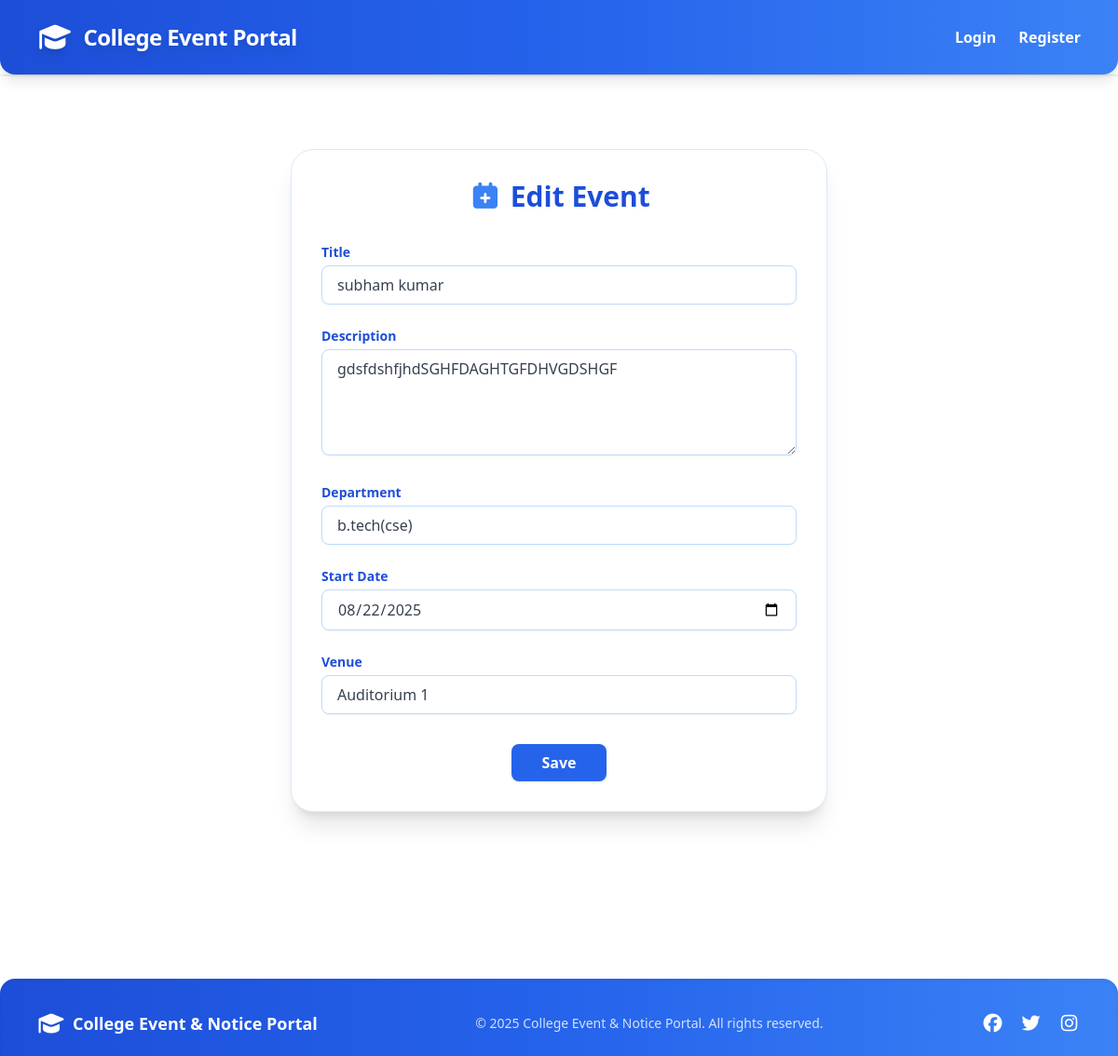
/event/edit/1, run on the app's committed database.
### app.py (models this page shows, shortened)
class Events(db.Model):
    id= db.Column(db.Integer, primary_key=True)
    title= db.Column(db.String(512))
    start_date = db.Column(db.DateTime, nullable=False, default=datetime.datetime.now)
    description =  db.Column(db.String(512))
    location = db.Column(db.String(64), nullable=False)
    department = db.Column(db.String(64))
    create_at = db.Column(db.DateTime)

### app.py (the view)
@app.route("/event/edit/<int:id>")
def edit_event(id):
    event = Events.query.get(id)
    return render_template('event/event.html', event=event)

### templates/event/event.html (shortened to what this page needs)
{% extends "layout.html" %}
{% block content %}
<div class="max-w-xl mx-auto bg-white rounded-3xl shadow-xl p-8 mt-10 border border-blue-100">
    <h1 class="text-3xl font-extrabold text-blue-700 text-center mb-8 flex items-center justify-center gap-2">
        <i class="fa-solid fa-calendar-plus text-blue-500"></i>
        Edit Event
    </h1>
    <form method="post" class="space-y-6">
        <div>
            <label for="title" class="block text-sm font-bold text-blue-700 mb-1">Title</label>
            <input type="text" name="title" id="title" placeholder="Enter event title" required value="{{event.title}}"
                class="w-full px-4 py-2 rounded-lg border border-blue-200 focus:ring-2 focus:ring-blue-400 focus:outline-none text-gray-700 shadow-sm text-base transition" />
        </div>
        <div>
            <label for="description" class="block text-sm font-bold text-blue-700 mb-1">Description</label>
            <textarea name="description" id="description" rows="4" required placeholder="Event description"
                class="w-full px-4 py-2 rounded-lg border border-blue-200 focus:ring-2 focus:ring-blue-400 focus:outline-none text-gray-700 shadow-sm text-base transition">{{ event.description }}</textarea>
        </div>
        <div>
            <label for="department" class="block text-sm font-bold text-blue-700 mb-1">Department</label>
            <input type="text" name="department" id="department" placeholder="Enter department" required
                value="{{event.department}}"
                class="w-full px-4 py-2 rounded-lg border border-blue-200 focus:ring-2 focus:ring-blue-400 focus:outline-none text-gray-700 shadow-sm text-base transition" />
        </div>
        <div>
            <label for="start_date" class="block text-sm font-bold text-blue-700 mb-1">Start Date</label>
            <input type="date" name="start_date" id="start_date" required
                value="{{ event.start_date.strftime('%Y-%m-%d') }}"
                class="w-full px-4 py-2 rounded-lg border border-blue-200 focus:ring-2 focus:ring-blue-400 focus:outline-none text-gray-700 shadow-sm text-base transition" />
        </div>
        <div>
            <label for="location" class="block text-sm font-bold text-blue-700 mb-1">Venue</label>
            <input type="text" name="location" id="location" placeholder="Enter venue location" required
                value="{{event.location}}"
                class="w-full px-4 py-2 rounded-lg border border-blue-200 focus:ring-2 focus:ring-blue-400 focus:outline-none text-gray-700 shadow-sm text-base transition" />
        </div>
        <div class="flex justify-center">
            <input type="submit" value="Save"
                class="px-8 py-2 rounded-lg bg-blue-600 text-white font-bold hover:bg-blue-700 shadow transition cursor-pointer mt-2">
        </div>
    </form>
</div>
{% endblock %}

### data on the page
Events: title "subham kumar", description "gdsfdshfjhdSGHFDAGHTGFDHVGDSHGF", department "b.tech(cse)", start_date "08/22/2025", location "Auditorium 1"
